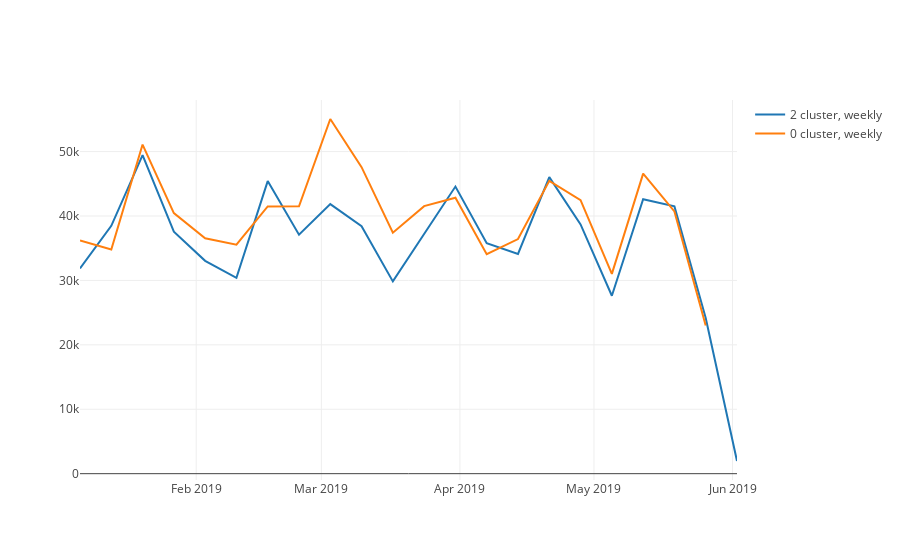

Notebook code for this chart:
### Code cell
plotAmounts([sales_w, collections_w])
